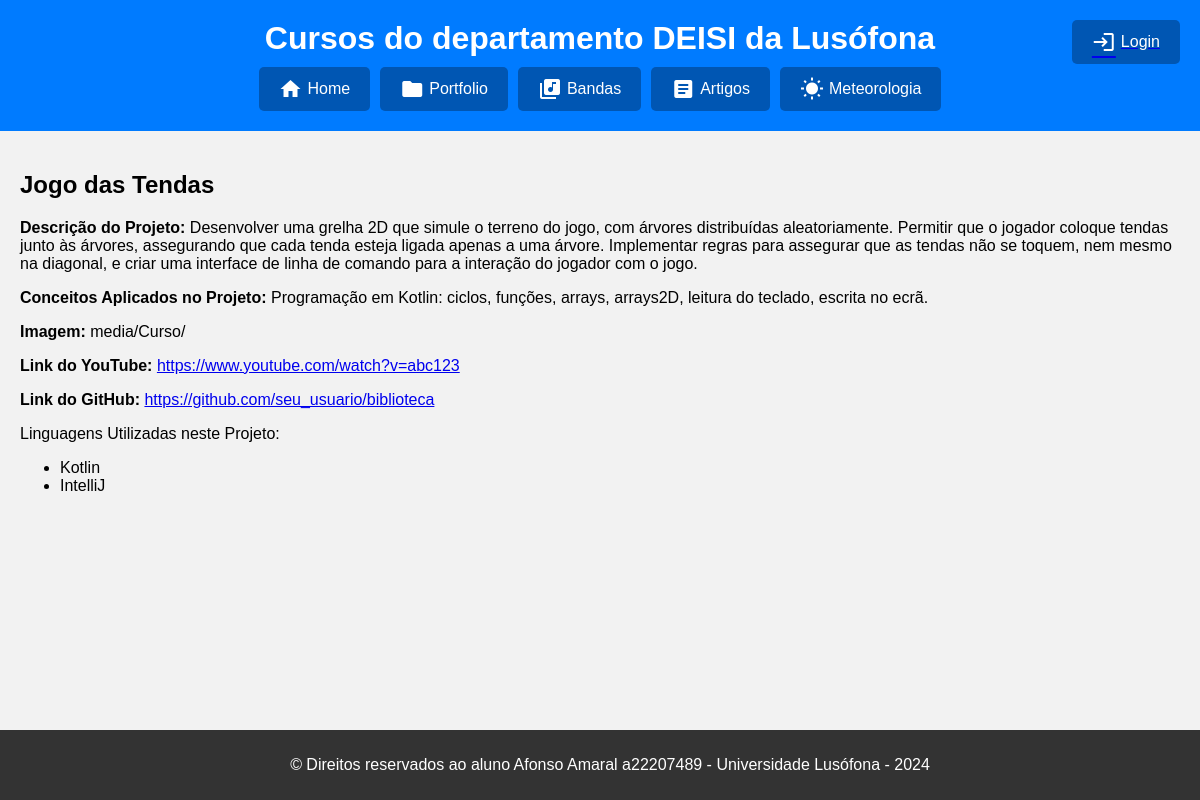
The page /curso/projeto/42 on the database its author committed.
### Curso/models.py (models this page shows, shortened)
class Projeto(models.Model):
    nome_do_projeto = models.CharField(max_length=100)
    descricao = models.TextField()
    conceitos_aplicados = models.TextField()
    tecnologias_utilizadas = models.ManyToManyField(Linguagens_de_Programacoe)
    imagem = models.ImageField(upload_to='media/Curso')
    link_youtube = models.URLField()
    link_github = models.URLField()
    disciplina = models.ForeignKey(Disciplina, on_delete=models.CASCADE)
    def __str__(self):
        return self.nome_do_projeto

class Linguagens_de_Programacoe(models.Model):
    nome_de_linguagem = models.CharField(max_length=100)

### Curso/views.py (the view)
# urls.py: path('projeto/<str:projeto_id>', views.projeto_view, name="projeto"),
def projeto_view(request, projeto_id):
    context = {
        'projeto': Projeto.objects.get(id=projeto_id),'is_editor' : edita_curso(request.user)}
    return render(request, "curso/projeto.html", context)

### Curso/views.py (called while the page is built)
def edita_curso(user):
    return user.groups.filter(name = 'Cursos').exists()

### Curso/templates/curso/projeto.html (shortened to what this page needs)
{% extends 'curso/layout.html' %}
{% block content %}
    <div class="projeto-details">
        <h2>{{ projeto }}</h2>
        <div class="projeto-info">
            <p><strong>Descrição do Projeto:</strong> {{ projeto.descricao }}</p>
            <p><strong>Conceitos Aplicados no Projeto:</strong> {{ projeto.conceitos_aplicados }}</p>
            <p><strong>Imagem:</strong> {{ projeto.imagem }}</p>
            <p><strong>Link do YouTube:</strong> <a href="{{ projeto.link_youtube }}" class="projeto-link">{{ projeto.link_youtube }}</a></p>
            <p><strong>Link do GitHub:</strong> <a href="{{ projeto.link_github }}" class="projeto-link">{{ projeto.link_github }}</a></p>
        </div>
        <div class="linguagens-utilizadas">
            <p>Linguagens Utilizadas neste Projeto:</p>
            <ul>
                {% for linguagem in projeto.tecnologias_utilizadas.all %}
                    <li>{{ linguagem.nome_de_linguagem }}</li>
                {% endfor %}
            </ul>
        </div>
    </div>
{% endblock %}

### Curso/templates/curso/layout.html (style rules this page uses)
body { font-family: Arial, sans-serif; background-color: #f2f2f2; margin: 0; padding: 0; padding-bottom: 60px; }

### rows shown on the page
Projeto: nome_do_projeto "Jogo das Tendas", descricao "Desenvolver uma grelha 2D que simule o terreno do jogo, com árvores distribuídas aleatoriamente. Permitir que o jogador coloque tendas junto às árvores, assegurando que cada tenda esteja ligada apenas a uma árvore. Implementar regras para assegurar que as tendas não se toquem, nem mesmo na diagonal, e criar uma interface de linha de comando para a interação do jogador com o jogo.", conceitos_aplicados "Programação em Kotlin: ciclos, funções, arrays, arrays2D, leitura do teclado, escrita no ecrã.", imagem "media/Curso/", link_youtube "https://www.youtube.com/watch?v=abc123", link_github "https://github.com/seu_usuario/biblioteca"
Linguagens_de_Programacoe: nome_de_linguagem "Kotlin"
Linguagens_de_Programacoe: nome_de_linguagem "IntelliJ"
